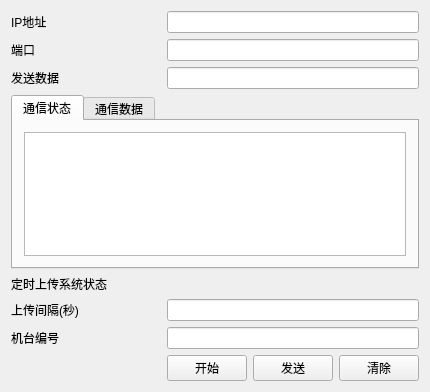
<?xml version="1.0" encoding="UTF-8"?>
<ui version="4.0">
 <class>QG_dlgTCPSettingClass</class>
 <widget class="QDialog" name="QG_dlgTCPSettingClass">
  <property name="geometry">
   <rect>
    <x>0</x>
    <y>0</y>
    <width>411</width>
    <height>392</height>
   </rect>
  </property>
  <property name="windowTitle">
   <string>QG_dlgTCPSetting</string>
  </property>
  <layout class="QGridLayout" name="gridLayout">
   <item row="0" column="0">
    <widget class="QLabel" name="label_468">
     <property name="minimumSize">
      <size>
       <width>150</width>
       <height>0</height>
      </size>
     </property>
     <property name="maximumSize">
      <size>
       <width>150</width>
       <height>16777215</height>
      </size>
     </property>
     <property name="text">
      <string>IP地址</string>
     </property>
    </widget>
   </item>
   <item row="0" column="1" colspan="3">
    <widget class="QLineEdit" name="lineEdit_TCP_IP"/>
   </item>
   <item row="1" column="0">
    <widget class="QLabel" name="label_469">
     <property name="text">
      <string>端口</string>
     </property>
    </widget>
   </item>
   <item row="1" column="1" colspan="3">
    <widget class="QLineEdit" name="lineEdit_TCP_Port"/>
   </item>
   <item row="2" column="0">
    <widget class="QLabel" name="label_470">
     <property name="text">
      <string>发送数据</string>
     </property>
    </widget>
   </item>
   <item row="2" column="1" colspan="3">
    <widget class="QLineEdit" name="lineEdit_TCP_Command"/>
   </item>
   <item row="3" column="0" colspan="4">
    <widget class="QTabWidget" name="tabWidget_TCP_Communication">
     <property name="currentIndex">
      <number>0</number>
     </property>
     <widget class="QWidget" name="tab_10">
      <attribute name="title">
       <string>通信状态</string>
      </attribute>
      <layout class="QVBoxLayout" name="verticalLayout_14">
       <item>
        <widget class="QListWidget" name="listWidget_TCP_CommunicationState"/>
       </item>
      </layout>
     </widget>
     <widget class="QWidget" name="tab_11">
      <attribute name="title">
       <string>通信数据</string>
      </attribute>
      <layout class="QVBoxLayout" name="verticalLayout_15">
       <item>
        <widget class="QListWidget" name="listWidget_TCP_CommunicationData"/>
       </item>
      </layout>
     </widget>
    </widget>
   </item>
   <item row="4" column="0">
    <widget class="QLabel" name="label_474">
     <property name="text">
      <string>定时上传系统状态</string>
     </property>
    </widget>
   </item>
   <item row="5" column="0">
    <widget class="QLabel" name="label_475">
     <property name="text">
      <string>上传间隔(秒)</string>
     </property>
    </widget>
   </item>
   <item row="5" column="1" colspan="3">
    <widget class="QLineEdit" name="lineEdit_TCP_UploadInterval"/>
   </item>
   <item row="6" column="0">
    <widget class="QLabel" name="label_476">
     <property name="text">
      <string>机台编号</string>
     </property>
    </widget>
   </item>
   <item row="6" column="1" colspan="3">
    <widget class="QLineEdit" name="lineEdit_TCP_MachineName"/>
   </item>
   <item row="7" column="1">
    <widget class="QPushButton" name="pushButton_TCP_Start">
     <property name="sizePolicy">
      <sizepolicy hsizetype="Preferred" vsizetype="Fixed">
       <horstretch>0</horstretch>
       <verstretch>0</verstretch>
      </sizepolicy>
     </property>
     <property name="focusPolicy">
      <enum>Qt::NoFocus</enum>
     </property>
     <property name="text">
      <string>开始</string>
     </property>
    </widget>
   </item>
   <item row="7" column="2">
    <widget class="QPushButton" name="pushButton_TCP_Send">
     <property name="sizePolicy">
      <sizepolicy hsizetype="Preferred" vsizetype="Fixed">
       <horstretch>0</horstretch>
       <verstretch>0</verstretch>
      </sizepolicy>
     </property>
     <property name="focusPolicy">
      <enum>Qt::NoFocus</enum>
     </property>
     <property name="text">
      <string>发送</string>
     </property>
    </widget>
   </item>
   <item row="7" column="3">
    <widget class="QPushButton" name="pushButton_TCP_Clear">
     <property name="focusPolicy">
      <enum>Qt::NoFocus</enum>
     </property>
     <property name="text">
      <string>清除</string>
     </property>
    </widget>
   </item>
  </layout>
 </widget>
 <layoutdefault spacing="6" margin="11"/>
 <resources/>
 <connections/>
</ui>
